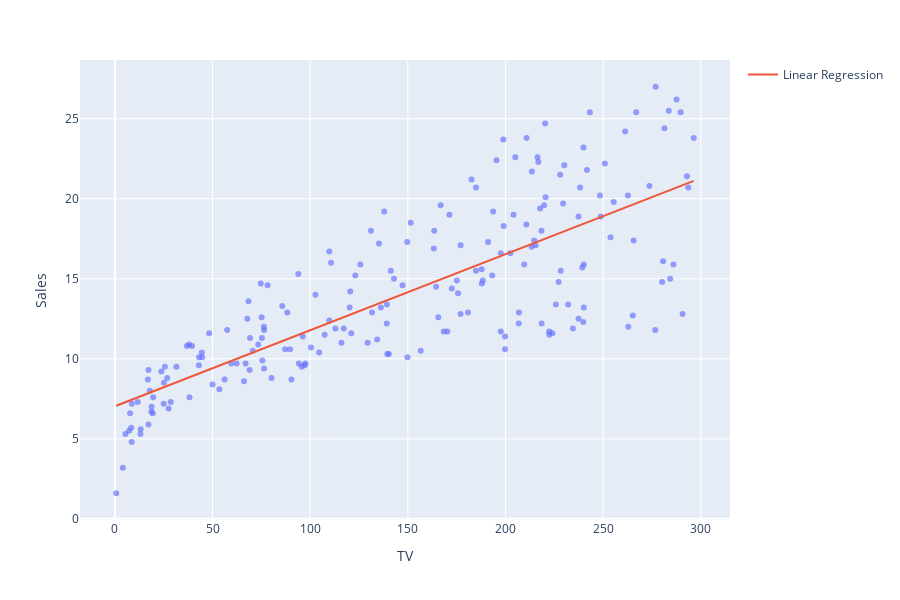

Source (notebook cell):
### Code cell
import plotly.express as px
import plotly.graph_objects as go
fig = px.scatter(data, x = "TV", y = "Sales", opacity = 0.65, width = 900, height = 600)
fig.add_traces(go.Scatter(x = x_range, y = y_range, name = "Linear Regression"))
fig.show()

### Figure 1 — Plotly figure (JSON) as saved in the notebook; plotly's stock layout.template omitted (floating-point values rounded to 4 significant figures; data arrays with more than 128 entries replaced by an {"elided": "..."} marker saying what was removed)
{"data": [{"hovertemplate": "TV=%{x}<br>Sales=%{y}<extra></extra>", "legendgroup": "", "marker": {"color": "#636efa", "opacity": 0.65, "symbol": "circle"}, "mode": "markers", "name": "", "orientation": "v", "showlegend": false, "type": "scatter", "x": {"elided": "200 float values"}, "xaxis": "x", "y": {"elided": "200 float values"}, "yaxis": "y"}, {"name": "Linear Regression", "type": "scatter", "x": [0.7, 3.687, 6.674, 9.661, 12.65, 15.63, 18.62, 21.61, 24.59, 27.58, 30.57, 33.56, 36.54, 39.53, 42.52, 45.5, 48.49, 51.48, 54.46, 57.45, 60.44, 63.42, 66.41, 69.4, 72.38, 75.37, 78.36, 81.35, 84.33, 87.32, 90.31, 93.29, 96.28, 99.27, 102.3, 105.2, 108.2, 111.2, 114.2, 117.2, 120.2, 123.2, 126.1, 129.1, 132.1, 135.1, 138.1, 141.1, 144.1, 147.1, 150.0, 153.0, 156.0, 159.0, 162.0, 165.0, 168.0, 171.0, 173.9, 176.9, 179.9, 182.9, 185.9, 188.9, 191.9, 194.8, 197.8, 200.8, 203.8, 206.8, 209.8, 212.8, 215.8, 218.7, 221.7, 224.7, 227.7, 230.7, 233.7, 236.7, 239.6, 242.6, 245.6, 248.6, 251.6, 254.6, 257.6, 260.6, 263.5, 266.5, 269.5, 272.5, 275.5, 278.5, 281.5, 284.5, 287.4, 290.4, 293.4, 296.4], "y": [7.066, 7.208, 7.35, 7.492, 7.634, 7.776, 7.918, 8.06, 8.202, 8.344, 8.486, 8.628, 8.77, 8.912, 9.054, 9.196, 9.338, 9.48, 9.622, 9.764, 9.906, 10.05, 10.19, 10.33, 10.47, 10.62, 10.76, 10.9, 11.04, 11.18, 11.33, 11.47, 11.61, 11.75, 11.89, 12.04, 12.18, 12.32, 12.46, 12.6, 12.75, 12.89, 13.03, 13.17, 13.31, 13.46, 13.6, 13.74, 13.88, 14.02, 14.17, 14.31, 14.45, 14.59, 14.73, 14.88, 15.02, 15.16, 15.3, 15.44, 15.59, 15.73, 15.87, 16.01, 16.15, 16.29, 16.44, 16.58, 16.72, 16.86, 17.0, 17.15, 17.29, 17.43, 17.57, 17.71, 17.86, 18.0, 18.14, 18.28, 18.42, 18.57, 18.71, 18.85, 18.99, 19.13, 19.28, 19.42, 19.56, 19.7, 19.84, 19.99, 20.13, 20.27, 20.41, 20.55, 20.7, 20.84, 20.98, 21.12]}], "layout": {"height": 600, "legend": {"tracegroupgap": 0}, "margin": {"t": 60}, "width": 900, "xaxis": {"anchor": "y", "autorange": true, "domain": [0, 1], "range": [-17.88, 315.0], "title": {"text": "TV"}, "type": "linear"}, "yaxis": {"anchor": "x", "autorange": true, "domain": [0, 1], "range": [-0.07146, 28.67], "title": {"text": "Sales"}, "type": "linear"}}}
